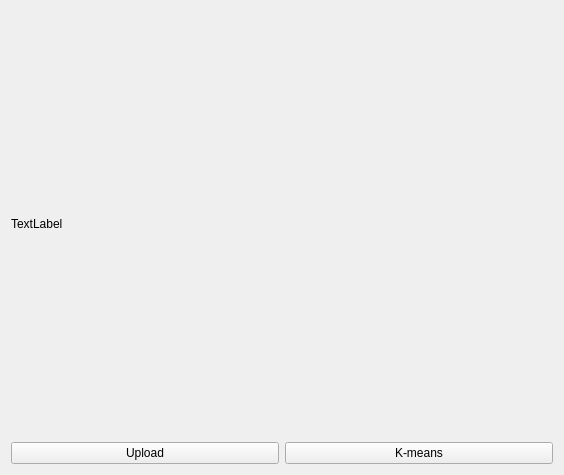
<?xml version="1.0" encoding="UTF-8"?>
<ui version="4.0">
 <class>Widget</class>
 <widget class="QWidget" name="Widget">
  <property name="geometry">
   <rect>
    <x>0</x>
    <y>0</y>
    <width>564</width>
    <height>475</height>
   </rect>
  </property>
  <property name="windowTitle">
   <string>Widget</string>
  </property>
  <layout class="QVBoxLayout" name="verticalLayout">
   <item>
    <layout class="QHBoxLayout" name="colorHorizotallayout">
     <item>
      <widget class="QLabel" name="paintLabel">
       <property name="text">
        <string>TextLabel</string>
       </property>
      </widget>
     </item>
     <item>
      <widget class="QLabel" name="imageLabel">
       <property name="text">
        <string/>
       </property>
      </widget>
     </item>
     <item>
      <layout class="QGridLayout" name="gridLayout">
       <item row="0" column="0">
        <widget class="QLabel" name="resultLabel">
         <property name="text">
          <string/>
         </property>
        </widget>
       </item>
      </layout>
     </item>
    </layout>
   </item>
   <item>
    <layout class="QHBoxLayout" name="horizontalLayout">
     <item>
      <widget class="QPushButton" name="uploadButton">
       <property name="text">
        <string>Upload</string>
       </property>
      </widget>
     </item>
     <item>
      <widget class="QPushButton" name="kmeansButton">
       <property name="text">
        <string>K-means</string>
       </property>
      </widget>
     </item>
    </layout>
   </item>
  </layout>
 </widget>
 <resources/>
 <connections/>
</ui>
